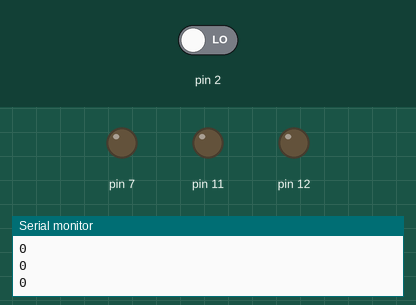
Recording of a sketch running on a simulated Arduino Uno, built with avr-gcc and run on an emulated ATmega328P. Shown: output pins drawn as LEDs (lit = HIGH), the last lines printed to the serial monitor. The test bench sets the inputs (shaded band); at power-on: pin 2 LOW.

Above: at 1.2 s.
1.3 s: pin 2 driven HIGH
At 2.8 s:
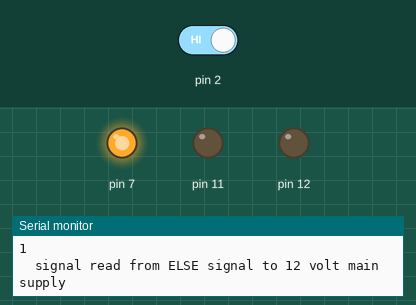
Timing chart, 0 to 4.3 s (numbered marks = the images above; inputs shaded):
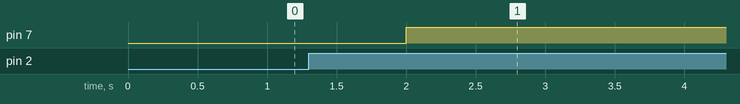

The sketch:

vipin_test_locker.ino
```cpp
//input finger id ti module
//insert key to power the finger print module
//insert finger print
//check valid id and
//open feature

// if key lost bypass the key circuit
//open bluetooth module
//send data to initialize relay to power the finger print
int data = 0;
String password;
String vipin = "VIPIN";


void setup() {
  Serial.begin(9600);
  Serial.println("WELCOME TO WORLD OF SRIAL PRINT");
  Serial.println(data);
  // put your setup code here, to run once:
  pinMode(12, OUTPUT);
  pinMode(11, OUTPUT);
  pinMode(2, INPUT);
  pinMode(7, OUTPUT);

}

void loop() {
  password = Serial.readString();
  Serial.println(password);
  data = digitalRead(2);
  Serial.println(data);

  if (password == vipin) {

    Serial.println("WELCOME IN WORLD OF VIPIN");

    digitalWrite(12, HIGH);   // turn the LED on (HIGH is the voltage level)
    digitalWrite(11, HIGH);   // turn the LED on (HIGH is the voltage level)
    //    data = digitalRead(2);
    Serial.println(data);

    if (data == 1) {
      digitalWrite(7, HIGH);
      Serial.println("  in IFFFFF  signal to 12 volt main supply");
    }

    delay(1000);
  }

  // put your main code here, to run repeatedly:
  //  digitalWrite(12, HIGH);   // turn the LED on (HIGH is the voltage level)
  //  digitalWrite(11, HIGH);   // turn the LED on (HIGH is the voltage level)

  //  data = digitalRead(2);
  //  Serial.println(data);

  else {
    digitalWrite(12, LOW);    // turn the LED off by making the voltage LOW
    digitalWrite(11, LOW);    // turn the LED off by making the voltage LOW

    //    data = digitalRead(2);
    ////    Serial.println(" print data of seerial read");
    Serial.println(data);

    if (data == 1) {
      digitalWrite(7, HIGH);

      Serial.println("  signal read from ELSE signal to 12 volt main supply");

      delay(1000);

    }
  }
  //
  //  delay(1000);
  // wait for a second
  //  digitalWrite(12, LOW);    // turn the LED off by making the voltage LOW
  //  digitalWrite(11, LOW);    // turn the LED off by making the voltage LOW
  //  delay(1000);


  //  if (data == 1) {
  //    digitalWrite(7, HIGH);
  //    Serial.write("signal to 12 volt main supply");
  //  }
  //  else
  //  {
  //    digitalWrite(7, LOW);
  //    Serial.println("no signal to 2 volt to main supply");
  //  }


}
```

Measured:
- after the input at 1.3 s, pin 7: LOW → HIGH after 0.70 s
